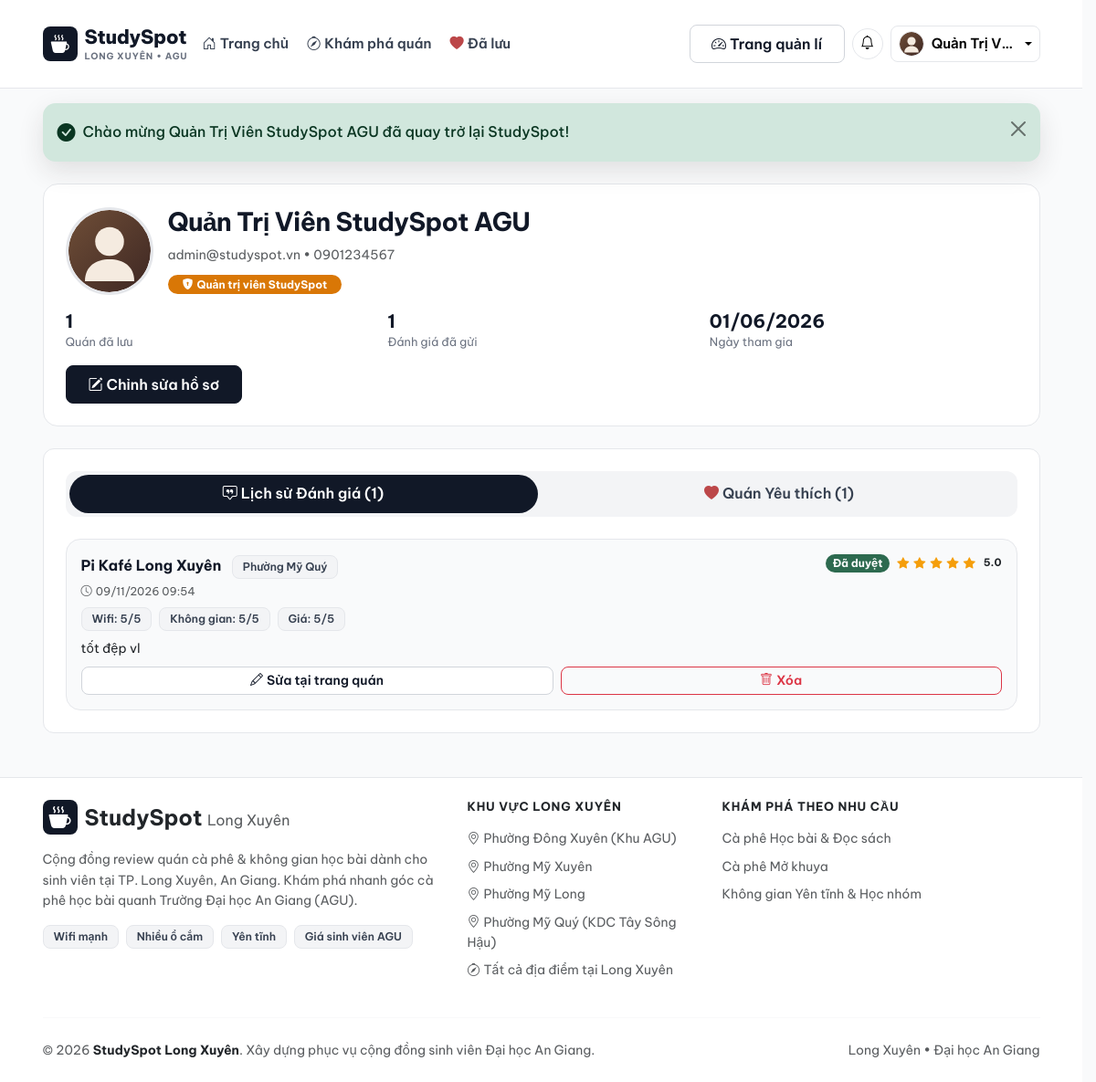
Screenshot of /profile (signed in) with the database file from the repository.
### tables this page shows
CREATE TABLE `users` (
  `id` int(10) unsigned NOT NULL AUTO_INCREMENT,
  `name` varchar(100) NOT NULL COMMENT 'Họ và tên hiển thị',
  `email` varchar(150) NOT NULL COMMENT 'Email đăng nhập duy nhất',
  `password` varchar(255) NOT NULL COMMENT 'Mật khẩu mã hóa bằng password_hash',
  `phone` varchar(20) DEFAULT NULL COMMENT 'Số điện thoại liên hệ',
  `avatar` varchar(255) DEFAULT NULL COMMENT 'Đường dẫn ảnh đại diện',
  `role` enum('user','admin') NOT NULL DEFAULT 'user' COMMENT 'Vai trò người dùng',
  `status` enum('active','locked') NOT NULL DEFAULT 'active' COMMENT 'Trạng thái tài khoản',
  `created_at` datetime NOT NULL DEFAULT current_timestamp(),
  PRIMARY KEY (`id`),
  UNIQUE KEY `uk_users_email` (`email`),
  KEY `idx_users_role_status` (`role`,`status`)
);

CREATE TABLE `reviews` (
  `id` int(10) unsigned NOT NULL AUTO_INCREMENT,
  `place_id` int(10) unsigned NOT NULL,
  `user_id` int(10) unsigned NOT NULL,
  `rating_overall` tinyint(3) unsigned NOT NULL COMMENT 'Điểm tổng thể 1-5 sao',
  `rating_wifi` tinyint(3) unsigned NOT NULL DEFAULT 5 COMMENT 'Điểm tốc độ Wifi 1-5 sao',
  `rating_space` tinyint(3) unsigned NOT NULL DEFAULT 5 COMMENT 'Điểm không gian & bàn ghế 1-5 sao',
  `rating_price` tinyint(3) unsigned NOT NULL DEFAULT 5 COMMENT 'Điểm mức giá hợp lý 1-5 sao',
  `content` text NOT NULL COMMENT 'Nội dung nhận xét chi tiết',
  `image_path` varchar(255) DEFAULT NULL COMMENT 'Ảnh chụp thực tế đính kèm (tùy chọn)',
  `status` enum('pending','approved','hidden') NOT NULL DEFAULT 'pending' COMMENT 'Trạng thái kiểm duyệt',
  `helpful_count` int(10) unsigned NOT NULL DEFAULT 0 COMMENT 'Số lượt đánh dấu hữu ích',
  `created_at` datetime NOT NULL DEFAULT current_timestamp(),
  PRIMARY KEY (`id`),
  UNIQUE KEY `uk_reviews_place_user` (`place_id`,`user_id`),
  KEY `idx_reviews_status` (`status`),
  KEY `idx_reviews_user` (`user_id`),
  KEY `idx_reviews_created_at` (`created_at`),
  CONSTRAINT `fk_reviews_place` FOREIGN KEY (`place_id`) REFERENCES `places` (`id`) ON DELETE CASCADE ON UPDATE CASCADE,
  CONSTRAINT `fk_reviews_user` FOREIGN KEY (`user_id`) REFERENCES `users` (`id`) ON DELETE CASCADE ON UPDATE CASCADE
);

CREATE TABLE `places` (
  `id` int(10) unsigned NOT NULL AUTO_INCREMENT,
  `category_id` int(10) unsigned NOT NULL COMMENT 'Khóa ngoại tới categories',
  `name` varchar(180) NOT NULL COMMENT 'Tên quán',
  `slug` varchar(200) NOT NULL COMMENT 'Đường dẫn thân thiện SEO',
  `address` varchar(255) NOT NULL COMMENT 'Địa chỉ chi tiết',
  `district` varchar(100) NOT NULL COMMENT 'Quận / Khu vực đại học',
  `description` text NOT NULL COMMENT 'Mô tả chi tiết không gian, menu, chỗ gửi xe',
  `price_range` tinyint(3) unsigned NOT NULL DEFAULT 2 COMMENT 'Mức giá: 1 (<35k), 2 (35-50k), 3 (50-80k), 4 (>80k)',
  `price_min` int(10) unsigned DEFAULT NULL,
  `price_max` int(10) unsigned DEFAULT NULL,
  `noise_level` enum('yen_tinh','vua','on') NOT NULL DEFAULT 'yen_tinh' COMMENT 'Mức độ tiếng ồn',
  `open_time` time NOT NULL DEFAULT '07:00:00' COMMENT 'Giờ mở cửa',
  `close_time` time NOT NULL DEFAULT '22:30:00' COMMENT 'Giờ đóng cửa',
  `google_map_url` text DEFAULT NULL COMMENT 'URL nhúng iframe Google Maps',
  `avg_rating` decimal(3,2) NOT NULL DEFAULT 0.00 COMMENT 'Điểm trung bình từ các review đã duyệt',
  `total_reviews` int(10) unsigned NOT NULL DEFAULT 0 COMMENT 'Tổng số review đã duyệt',
  `status` enum('active','hidden') NOT NULL DEFAULT 'active' COMMENT 'Trạng thái hiển thị quán',
  `created_by` int(10) unsigned DEFAULT NULL COMMENT 'Người tạo địa điểm',
  `created_at` datetime NOT NULL DEFAULT current_timestamp(),
  `google_rating` decimal(3,2) DEFAULT NULL,
  `google_rating_count` int(10) unsigned DEFAULT NULL,
  `google_maps_place_url` text DEFAULT NULL,
  PRIMARY KEY (`id`),
  UNIQUE KEY `uk_places_slug` (`slug`),
  KEY `idx_places_category` (`category_id`),
  KEY `idx_places_district` (`district`),
  KEY `idx_places_status` (`status`),
  KEY `idx_places_filter` (`status`,`category_id`,`district`,`price_range`,`noise_level`),
  KEY `fk_places_created_by` (`created_by`),
  CONSTRAINT `fk_places_category` FOREIGN KEY (`category_id`) REFERENCES `categories` (`id`) ON UPDATE CASCADE,
  CONSTRAINT `fk_places_user` FOREIGN KEY (`created_by`) REFERENCES `users` (`id`) ON DELETE SET NULL ON UPDATE CASCADE
);

### views/profile/index.php (the view, shortened to what the rows shown need)
<div class="container py-4">
    <section class="profile-band">
        <div class="flex-grow-1" style="min-width: 220px;">
            <h1 class="page-title"><?= e($user['name']) ?></h1>
            <p class="text-muted small mb-2"><?= e($user['email']) ?><?php if (!empty($user['phone'])): ?> • <?= e($user['phone']) ?><?php endif; ?></p>
            <div>
                <?php if ($user['role'] === 'admin'): ?>
                    <span class="badge rounded-pill px-3 py-1" style="background-color: #D97706;"><i class="bi bi-shield-lock-fill me-1"></i>Quản trị viên StudySpot</span>
                <?php else: ?>
                    <span class="pill-amenity px-3 py-1"><i class="bi bi-mortarboard-fill"></i>Sinh viên / Thành viên</span>
                <?php endif; ?>
            </div>
        </div>
        <div class="profile-stats">
            <div class="profile-stat"><div class="stat-num"><?= date('d/m/Y', strtotime($user['created_at'])) ?></div><div class="stat-label">Ngày tham gia</div></div>
        </div>
    </section>
    <div class="row g-4">
        <div class="col-12">
            <div class="card surface-card p-4">
                <div class="tab-content" id="profileTabContent">
                    <div class="tab-pane fade show active" id="reviews-pane" role="tabpanel">
                        <?php if (empty($myReviews)): ?>
                            <div class="text-center py-5 text-muted">
                                <i class="bi bi-journal-text fs-1 d-block mb-2 text-coffee opacity-50"></i>
                                <div class="fw-semibold text-dark mb-1">Bạn chưa gửi đánh giá nào</div>
                                <p class="small mb-3">Hãy khám phá các quán học bài tại Long Xuyên và chia sẻ cảm nhận đầu tiên nhé!</p>
                                <a href="<?= base_url('place') ?>" class="btn btn-sm btn-coffee rounded-pill px-4">Khám phá quán ngay</a>
                            </div>
                        <?php else: ?>
                            <div class="d-flex flex-column gap-3">
                                <?php foreach ($myReviews as $rv): ?>
                                    <div class="rounded-4 p-3" style="background-color: #F9FAFB; border: 1px solid #E5E7EB;">
                                        <div class="d-flex justify-content-between align-items-start flex-wrap gap-2 mb-2">
                                            <div>
                                                <a href="<?= base_url('place/show/' . (int) $rv['place_id']) ?>" class="fw-bold text-coffee text-decoration-none">
                                                    <?= e($rv['place_name']) ?>
                                                </a>
                                                <span class="pill-amenity ms-2"><?= e($rv['place_district']) ?></span>
                                                <div class="text-muted mt-1" style="font-size: 0.76rem;">
                                                    <i class="bi bi-clock me-1"></i><?= date('d/m/Y H:i', strtotime($rv['created_at'])) ?>
                                                </div>
                                            </div>
                                            <div class="d-flex align-items-center gap-2">
                                                <?php if ($rv['status'] === 'approved'): ?>
                                                    <span class="badge bg-matcha rounded-pill">Đã duyệt</span>
                                                <?php elseif ($rv['status'] === 'pending'): ?>
                                                    <span class="badge rounded-pill" style="background-color: #D97706;">Chờ duyệt</span>
                                                <?php else: ?>
                                                    <span class="badge bg-secondary rounded-pill">Đang ẩn</span>
                                                <?php endif; ?>
                                                <?= render_stars((float) $rv['rating_overall']) ?>
                                            </div>
                                        </div>
                                        <div class="d-flex flex-wrap gap-2 mb-2">
                                            <span class="pill-amenity">Wifi: <?= (int) $rv['rating_wifi'] ?>/5</span>
                                            <span class="pill-amenity">Không gian: <?= (int) $rv['rating_space'] ?>/5</span>
                                            <span class="pill-amenity">Giá: <?= (int) $rv['rating_price'] ?>/5</span>
                                        </div>
                                        <p class="small text-dark mb-2" style="line-height: 1.65;"><?= nl2br(e($rv['content'])) ?></p>
                                        <div class="d-flex gap-2 mt-2 review-actions">
                                            <a href="<?= base_url('place/show/' . (int) $rv['place_id'] . '#review-form-section') ?>" class="btn btn-sm btn-outline-coffee rounded-pill px-3">
                                                <i class="bi bi-pencil me-1"></i>Sửa tại trang quán
                                            </a>
                                            <form action="<?= base_url('review/delete/' . (int) $rv['id']) ?>" method="POST" onsubmit="return confirm('Xóa đánh giá này của bạn?');">
                                                <button type="submit" class="btn btn-sm btn-outline-danger rounded-pill px-3">
                                                    <i class="bi bi-trash me-1"></i>Xóa
                                                </button>
                                            </form>
                                        </div>
                                    </div>
                                <?php endforeach; ?>
                            </div>
                        <?php endif; ?>
                    </div>
                </div>
            </div>
        </div>
    </div>
</div>

### helpers/functions.php (shortened to what the rows shown need)
<?php
function e(?string $value): string
{
    return htmlspecialchars((string) $value, ENT_QUOTES, 'UTF-8');
}
function base_url(string $path = ''): string
{
    return rtrim(BASE_URL, '/') . '/' . ltrim($path, '/');
}
function get_image_url(?string $path, string $type = 'place', int|string|null $seed = null): string
{
    $defaultSvg = ($type === 'avatar')
        ? 'assets/img/avatar-default.svg'
        : 'assets/img/placeholder.svg';
    if ($type === 'avatar') {
        return base_url('assets/img/avatar-default.svg');
    }
    return base_url($defaultSvg);
}
function render_stars(float $rating, bool $showNumber = true): string
{
    $rating = max(0, min(5, $rating));
    $html = '<span class="star-display d-inline-flex align-items-center gap-1">';
    for ($i = 1; $i <= 5; $i++) {
        if ($rating >= $i) {
            $html .= '<i class="bi bi-star-fill"></i>';
        } elseif ($rating >= $i - 0.5) {
            $html .= '<i class="bi bi-star-half"></i>';
        } else {
            $html .= '<i class="bi bi-star"></i>';
        }
    }
    if ($showNumber) {
        $html .= '<strong class="text-dark ms-1 small">' . number_format($rating, 1) . '</strong>';
    }
    $html .= '</span>';
    return $html;
}

### views/layouts/header.php (shortened to what the rows shown need)
<?php
$currentUser = Session::user();
?>
<header class="sticky-top navbar-warm">
    <nav class="navbar navbar-expand-lg py-2">
        <div class="container">
            <?php if (Session::isLoggedIn()): ?>
                    <?php require ROOT_PATH . '/views/layouts/notification_bell.php'; ?>
            <?php endif; ?>
            <div class="collapse navbar-collapse d-none d-lg-flex" id="mainNavbar">
                <div class="d-none d-lg-flex align-items-center gap-2 mt-2 mt-lg-0 flex-nowrap flex-shrink-0">
                    <?php if (Session::isLoggedIn() && !empty($currentUser)): ?>
                        <?php if (Session::isAdmin()): ?>
                            <a href="<?= base_url('admin/dashboard') ?>" class="btn btn-sm btn-outline-coffee rounded-pill px-3 text-nowrap flex-shrink-0 header-switch-btn" title="Vào trang quản lí">
                                <i class="bi bi-speedometer2 me-1"></i>Trang quản lí
                            </a>
                        <?php endif; ?>
                        <?php require ROOT_PATH . '/views/layouts/notification_bell.php'; ?>
                        <div class="dropdown flex-shrink-0">
                            <a class="btn btn-light btn-sm dropdown-toggle d-flex align-items-center gap-2 border rounded-pill px-2 py-1 bg-white shadow-xs text-nowrap header-account-btn" href="#" role="button" data-bs-toggle="dropdown" aria-expanded="false">
                                <img src="<?= get_image_url($currentUser['avatar'] ?? null, 'avatar') ?>" alt="<?= e($currentUser['name']) ?>" class="rounded-circle object-fit-cover border" width="28" height="28">
                                <span class="small fw-semibold text-truncate d-inline-block" style="max-width: 90px;"><?= e($currentUser['name']) ?></span>
                            </a>
                        </div>
                    <?php endif; ?>
                </div>
            </div>
        </div>
    </nav>
</header>

### rows the page displays
users: name "Quản Trị V…", name "Quản Trị Viên StudySpot AGU", email "admin@studyspot.vn", phone "0901234567", created_at "01/06/2026"
reviews: place.name "Pi Kafé Long Xuyên", place.district "Phường Mỹ Quý", created_at "09/11/2026 09:54", status "Đã duyệt", rating_wifi "5", rating_space "5", rating_price "5", content "tốt đệp vl"

### other values shown
$flash['message'] "Chào mừng Quản Trị Viên StudySpot AGU đã quay trở lại StudySpot!"
count($favoritePlaces) "1"
count($myReviews) "1"
SITE_SLOGAN "Cộng đồng review quán cà phê & không gian học bài dành cho sinh viên"
SITE_NAME "StudySpot"
